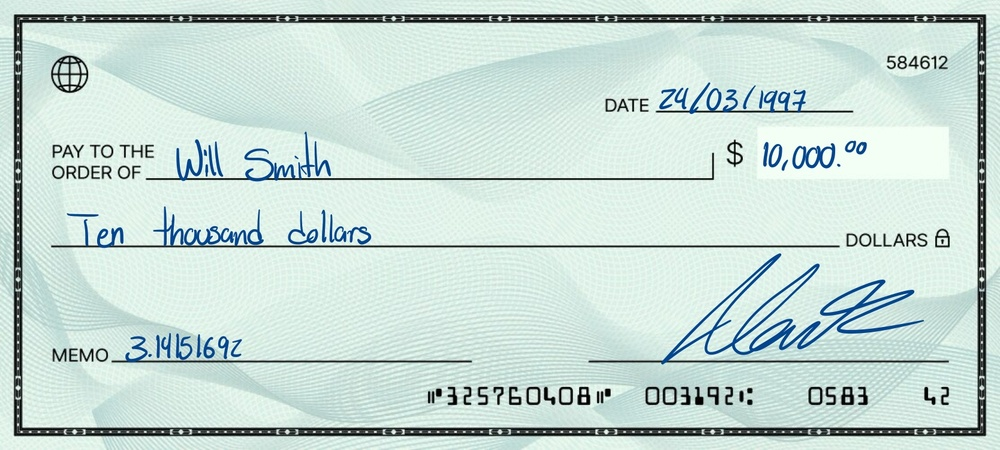
#> input picture Inteligencia Artificial/Firma/Cheques_dataSet/Cheques_dataSet-35.jpg, 1000 x 450 px, shrunk from 1668 x 750 before the run
$ jupyter execute --allow-errors sacarFirma.ipynb
#> lines starting #> are read from the running program, lines starting #| are printed output that depends on the picture; after the words box and inside, x2 and y2 are one past the last pixel; in counts of white or black regions, pixels touching at a corner belong together
[cell 1]
import cv2
import numpy as np
import matplotlib.pyplot as plt

# Función para extraer la firma de un cheque
def extraer_firma_cheque(ruta_imagen):

#> called with ruta_imagen = 'Cheques_dataSet/Cheques_dataSet-35.jpg'
    imagen = cv2.imread(ruta_imagen)
#> imagen is the input picture: shape (450, 1000, 3); mean B, G, R 213.3, 218.9, 199.4

    if imagen is None:
        print("Error: No se pudo cargar la imagen.")
        return

    altura, ancho, _ = imagen.shape
#> altura = 450; ancho = 1000

    # Definir la ROI para la firma
    x_inicio = int(ancho * 0.61)
#> x_inicio = 610
    y_inicio = int(altura * 0.55)
#> y_inicio = 247
    ancho_roi = int(ancho * 0.315)
#> ancho_roi = 315
    alto_roi = int(altura * 0.35)
#> alto_roi = 157

    # Extraer la ROI que contiene la firma
    roi = imagen[y_inicio:y_inicio + alto_roi, x_inicio:x_inicio + ancho_roi]
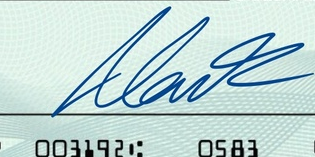
#> roi: shape (157, 315, 3); mean B, G, R 212.7, 214.1, 190.8

    # Convertir la ROI a espacio de color HSV
    roi_hsv = cv2.cvtColor(roi, cv2.COLOR_BGR2HSV)
#> roi_hsv: shape (157, 315, 3); mean H, S, V 82.7, 40.8, 218.5

    # Definir rango para el color azul
    azul_bajo = np.array([100, 150, 0])
    azul_alto = np.array([140, 255, 255])

    # Crear una máscara para el color azul
    mascara = cv2.inRange(roi_hsv, azul_bajo, azul_alto)
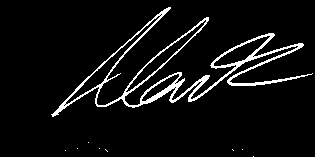
#> mascara: shape (157, 315); 6% white in thin lines or dots, all inside (x1, y1, x2, y2) = (51, 7, 313, 157)

    plt.imshow(mascara, cmap='gray')
    plt.axis('off')
    plt.title("Firma con la mascara azul")
    plt.show()

    # Encontrar los contornos en la máscara
    contornos, _ = cv2.findContours(mascara, cv2.RETR_EXTERNAL, cv2.CHAIN_APPROX_SIMPLE)
#> contornos = 9 contours, 8 with area under 20; largest, box (x1, y1, x2, y2) and area: (51, 7, 313, 117) 4433

    # Filtrar contornos y crear un rectángulo que los abarque a todos
    if contornos:
        # Filtrar contornos basados en el área
        contornos_filtrados = [c for c in contornos if cv2.contourArea(c) > 100]
#> contornos_filtrados = 1 contour; box (x1, y1, x2, y2) and area: (51, 7, 313, 117) 4433

        if contornos_filtrados:
            # Crear un nuevo contorno que abarque todos los contornos filtrados
            contorno_total = np.concatenate(contornos_filtrados)
#> contorno_total = contour of 737 points, box (x1, y1, x2, y2) (51, 7, 313, 117), area 4433
            x, y, w, h = cv2.boundingRect(contorno_total)
#> x = 51; y = 7; w = 262; h = 110

            # Recortar la firma utilizando el rectángulo que abarca todos los contornos
            firma_recortada = roi[y:y+h, x:x+w]
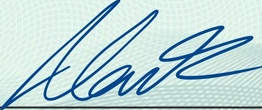
#> firma_recortada: shape (110, 262, 3); mean B, G, R 214.5, 212.3, 187.1

            # Mostrar la firma recortada
            plt.imshow(cv2.cvtColor(firma_recortada, cv2.COLOR_BGR2RGB))
            plt.axis('off')
            plt.title("Firma Recortada")
            plt.show()
        else:
            print("No se encontraron contornos válidos en la máscara.")
    else:
        print("No se encontraron contornos en la máscara.")

# Ruta
ruta_imagen = "Cheques_dataSet/Cheques_dataSet-35.jpg"

# Extraer y mostrar la firma
extraer_firma_cheque(ruta_imagen)

[cell 2]
import cv2
import numpy as np
import matplotlib.pyplot as plt
import os

def extraer_firma_cheque(ruta_imagen, carpeta_firmas):
    # Cargar la imagen usando OpenCV
#> called with ruta_imagen = 'Cheques_dataSet/Cheques_dataSet-35.jpg', carpeta_firmas = 'firmas'
    imagen = cv2.imread(ruta_imagen)

    if imagen is None:
        print(f"Error: No se pudo cargar la imagen {ruta_imagen}.")
        return

    altura, ancho, _ = imagen.shape
#> altura = 450; ancho = 1000


    # Definir la ROI para la firma (ROI = Region of Interest)
    x_inicio = int(ancho * 0.61)
#> x_inicio = 610
    y_inicio = int(altura * 0.55)
#> y_inicio = 247
    ancho_roi = int(ancho * 0.315)
#> ancho_roi = 315
    alto_roi = int(altura * 0.35)
#> alto_roi = 157

    # Extraer la ROI que contiene la firma
    roi = imagen[y_inicio:y_inicio + alto_roi, x_inicio:x_inicio + ancho_roi]

    # Convertir la ROI a espacio de color HSV
    roi_hsv = cv2.cvtColor(roi, cv2.COLOR_BGR2HSV)

    # Definir rango para el color azul
    azul_bajo = np.array([100, 150, 0])
    azul_alto = np.array([150, 255, 255])

    # Crear una máscara para el color azul
    mascara = cv2.inRange(roi_hsv, azul_bajo, azul_alto)

    # Mostrar la máscara
    plt.imshow(mascara, cmap='gray')
    plt.axis('off')
    plt.title(f"Máscara Azul - {os.path.basename(ruta_imagen)}")
    #plt.savefig(os.path.join(carpeta_firmas, f"mascara_{os.path.basename(ruta_imagen)}"))
    cv2.imwrite(os.path.join(carpeta_firmas, f"mascara_{os.path.basename(ruta_imagen)}"), mascara)
    plt.close()

    # Encontrar los contornos en la máscara
    contornos, _ = cv2.findContours(mascara, cv2.RETR_EXTERNAL, cv2.CHAIN_APPROX_SIMPLE)

    # Filtrar contornos y crear un rectángulo que los abarque a todos
    if contornos:
        # Filtrar contornos basados en el área
        contornos_filtrados = [c for c in contornos if cv2.contourArea(c) > 100]

        if contornos_filtrados:
            # Crear un nuevo contorno que abarque todos los contornos filtrados
            contorno_total = np.concatenate(contornos_filtrados)
            x, y, w, h = cv2.boundingRect(contorno_total)
#> x = 51; y = 7; w = 262; h = 110

            # Recortar la firma utilizando el rectángulo que abarca todos los contornos
            firma_recortada = roi[y:y+h, x:x+w]

            # Mostrar la firma recortada
            plt.imshow(cv2.cvtColor(firma_recortada, cv2.COLOR_BGR2RGB))
            plt.axis('off')
            plt.title(f"Firma Recortada - {os.path.basename(ruta_imagen)}")
            #plt.savefig(os.path.join(carpeta_firmas, f"firma_recortada_{os.path.basename(ruta_imagen)}"))
            cv2.imwrite(os.path.join(carpeta_firmas, f"firma_recortada_{os.path.basename(ruta_imagen)}"), firma_recortada)
            plt.close()
        else:
            print(f"No se encontraron contornos válidos en la máscara para la imagen {ruta_imagen}.")
    else:
        print(f"No se encontraron contornos en la máscara para la imagen {ruta_imagen}.")

# Rutas
ruta_carpeta_imagenes = "Cheques_dataSet"
carpeta_firmas = "firmas"

# Crear la carpeta si no existe
os.makedirs(carpeta_firmas, exist_ok=True)

for archivo in os.listdir(ruta_carpeta_imagenes):
    if archivo.endswith((".jpg", ".jpeg", ".png")):
        ruta_imagen = os.path.join(ruta_carpeta_imagenes, archivo)
        extraer_firma_cheque(ruta_imagen, carpeta_firmas)

print("Proceso completado.")

[cell 3]
import cv2
import numpy as np
import matplotlib.pyplot as plt
import os
import random
import matplotlib.pyplot as plt
import tensorflow as tf
from tensorflow import keras
from tensorflow.python.keras import layers
from sklearn.model_selection import train_test_split
from sklearn.preprocessing import StandardScaler
import pandas as pd  # Import pandas for creating tables

def creacion_DataSet(imagenes):

    def filtrar_y_erodir(image):
        # Convertir la imagen a escala de grises si no lo está
        if len(image.shape) == 3:
            image = cv2.cvtColor(image, cv2.COLOR_BGR2GRAY)

        # Aplicar un filtro gaussiano para reducir el ruido
        filtered = cv2.GaussianBlur(image, (5, 5), 0)

        # Umbralizar la imagen para asegurarse de que sea binaria
        #_, binary = cv2.threshold(filtered, 127, 255, cv2.THRESH_BINARY)

        # Crear una imagen para almacenar el resultado de la erosión
        eroded = np.zeros(image.shape, np.uint8)

        # Erosionar la imagen
        kernel = np.ones((3, 3), np.uint8)
        eroded = cv2.erode(image, kernel, iterations=1)

        return eroded

    skeleton = filtrar_y_erodir(cv2.cvtColor(img, cv2.COLOR_BGR2GRAY))
    plt.imshow(skeleton, cmap='gray')
    plt.title('Esqueletización')
    plt.show()


    # Ensure images are in grayscale before processing
    extraccion = [filtrar_y_erodir(cv2.cvtColor(img, cv2.COLOR_BGR2GRAY)) for img in imagenes]

    def caracteristicas(img):
        kernel = np.ones((5, 5), np.uint8)
        eroded = cv2.erode(img, kernel, iterations=1)
        caract = np.count_nonzero(eroded)
        return caract

    caracteres = np.array([caracteristicas(img) for img in extraccion])
    print("Características extraídas:", caracteres)

    # Asegúrate de que las etiquetas coincidan con el número real de características
    #labels = np.array([1] * len(caracteres) + [0] * (len(caracteres) // 2))  # Ajusta según sea necesario

    labels = np.array([1,1,1,1,1,1,1,1,1,1,1,1,1,1,1,1,1,1,1,1,1,1,1,1,1,1,1,1,1,1,1,1,1,1,1,1,1,1,1,1,1,1,1,1,1,1,1,1,1,1,1,1,1,1,1,1,1,1,1,1])
    print(labels)

    # Ensure that the number of labels matches the number of features
    assert len(caracteres) == len(labels), "Number of features and labels must match."

    # Check if we have enough samples to split
    if len(caracteres) < 5:
        print("Not enough samples to split into training and testing sets.")
        return

    X_train, X_test, y_train, y_test = train_test_split(np.array(caracteres).reshape(-1, 1), labels, test_size=0.2)

    model = keras.Sequential([
        keras.layers.Dense(32, activation='relu', input_shape=(1,)),
        keras.layers.Dense(16, activation='relu'),
        keras.layers.Dense(1, activation='sigmoid')# Binary classification
    ])

    model.compile(loss='binary_crossentropy', optimizer='adam', metrics=['accuracy'])

    # Entrenamiento del modelo
    model.fit(X_train, y_train, epochs=10, batch_size=32, validation_data=(X_test, y_test))

    #Resumen del modelo
    # Aplicamos el modelo y mostrammos el listado de las capas, parametros de cada una y el total de los
    #   parametros entrenables de la red
    model.summary()

    th = 0.5
    PatSintP = np.array([((1/15)*numero)+th for numero in caracteres])
    PatSintN = np.array([random.uniform(1.0,999.0) for numero in caracteres])

    caracteres = np.round(caracteres, 2)
    PatSintP = np.round(PatSintP, 2)
    PatSintN = np.round(PatSintN, 2)

    DataSet = np.array([caracteres, PatSintP, PatSintN])
    DataSet = np.round(DataSet, 2)
    print(DataSet)

     # Create a DataFrame for better visualization of results.
    df_results = pd.DataFrame({'Filename': filename[:len(caracteres)], 'Características': caracteres, 'Patrones Sinteticos Positivos': PatSintP, 'Patrones Sinteticos Negativos': PatSintN })

    df_results.to_csv("DataSet.csv", index = False )

    # Display results in groups of 15.
    for i in range(0, len(df_results), 15):
        print("\nResultados de las características (de {} a {}):".format(i+1, min(i+15, len(df_results))))
        print(df_results.iloc[i:i+15].to_string(index=False))


ruta_carpeta_firmas = "firmas"
carpeta_patrones = "Extraccion_patrones"

os.makedirs(carpeta_patrones, exist_ok=True)


imagenes = []
filename =[]

ruta_firma = [os.path.join(ruta_carpeta_firmas, archivo) for archivo in os.listdir(ruta_carpeta_firmas)]

# Definir el rango de imágenes a procesar
inicio_rango = 0  # Índice inicial (incluyente)
fin_rango = 60     # Índice final (excluyente)

# Obtener la lista de todos los archivos en la carpeta
all_files = os.listdir(ruta_carpeta_firmas)

# Filtrar para incluir solo archivos de imagen (opcional)
image_files = [file for file in all_files if file.endswith(('.jpg', '.jpeg', '.png'))]

# Asegurarse de que el rango no exceda el número total de imágenes
if fin_rango > len(image_files):
    fin_rango = len(image_files)

# Iterar sobre el rango especificado
for i in range(inicio_rango, fin_rango):
    img = cv2.imread(os.path.join(ruta_carpeta_firmas, image_files[i]))
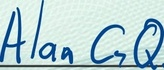
#> input picture Inteligencia Artificial/Firma/firmas/firma_recortada_Cheques_dataSet-01.jpg, 164 x 70 px, shrunk from 274 x 116 before the run
#> img is the input picture: shape (70, 164, 3); mean B, G, R 211.2, 207.3, 181.2
    if img is not None:
        imagenes.append(img)
        filename.append(image_files[i])

#> (the rest of this cell did not finish here and is left out)

#> in filtrar_y_erodir, `eroded = cv2.erode(image, kernel, iterations=1)`:
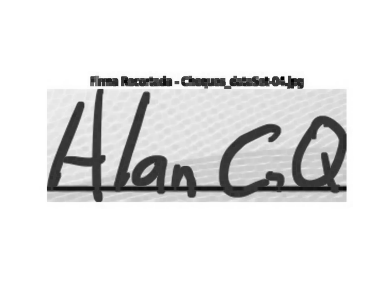
#> eroded: shape (288, 384); min 0, max 255, mean 227.7
#> in filtrar_y_erodir (call 2), `filtered = cv2.GaussianBlur(image, (5, 5), 0)`:
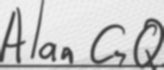
#> filtered: shape (70, 164); min 58, max 240, mean 199.9
#> in filtrar_y_erodir (call 2), `filtered = cv2.GaussianBlur(image, (5, 5), 0)`:
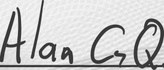
#> image: shape (70, 164); min 33, max 249, mean 200
#> in filtrar_y_erodir (call 2), `eroded = cv2.erode(image, kernel, iterations=1)`:
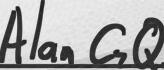
#> eroded: shape (70, 164); min 33, max 238, mean 171.6
#> in filtrar_y_erodir (call 3), `filtered = cv2.GaussianBlur(image, (5, 5), 0)`:
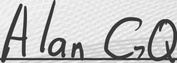
#> image: shape (63, 177); min 39, max 249, mean 195.1
#> in filtrar_y_erodir (call 3), `eroded = cv2.erode(image, kernel, iterations=1)`:
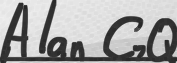
#> eroded: shape (63, 177); min 39, max 239, mean 166.6
#> in creacion_DataSet, `extraccion = [filtrar_y_erodir(cv2.cvtColor(img, cv2.COLOR_BGR2GRAY)) ..`: extraccion = 3 items
#> in creacion_DataSet, `caracteres = np.array([caracteristicas(img) for img in extraccion])`: caracteres = [11480, 11151, 110543]
#| Características extraídas: [ 11480  11151 110543]

print("Proceso completado")
